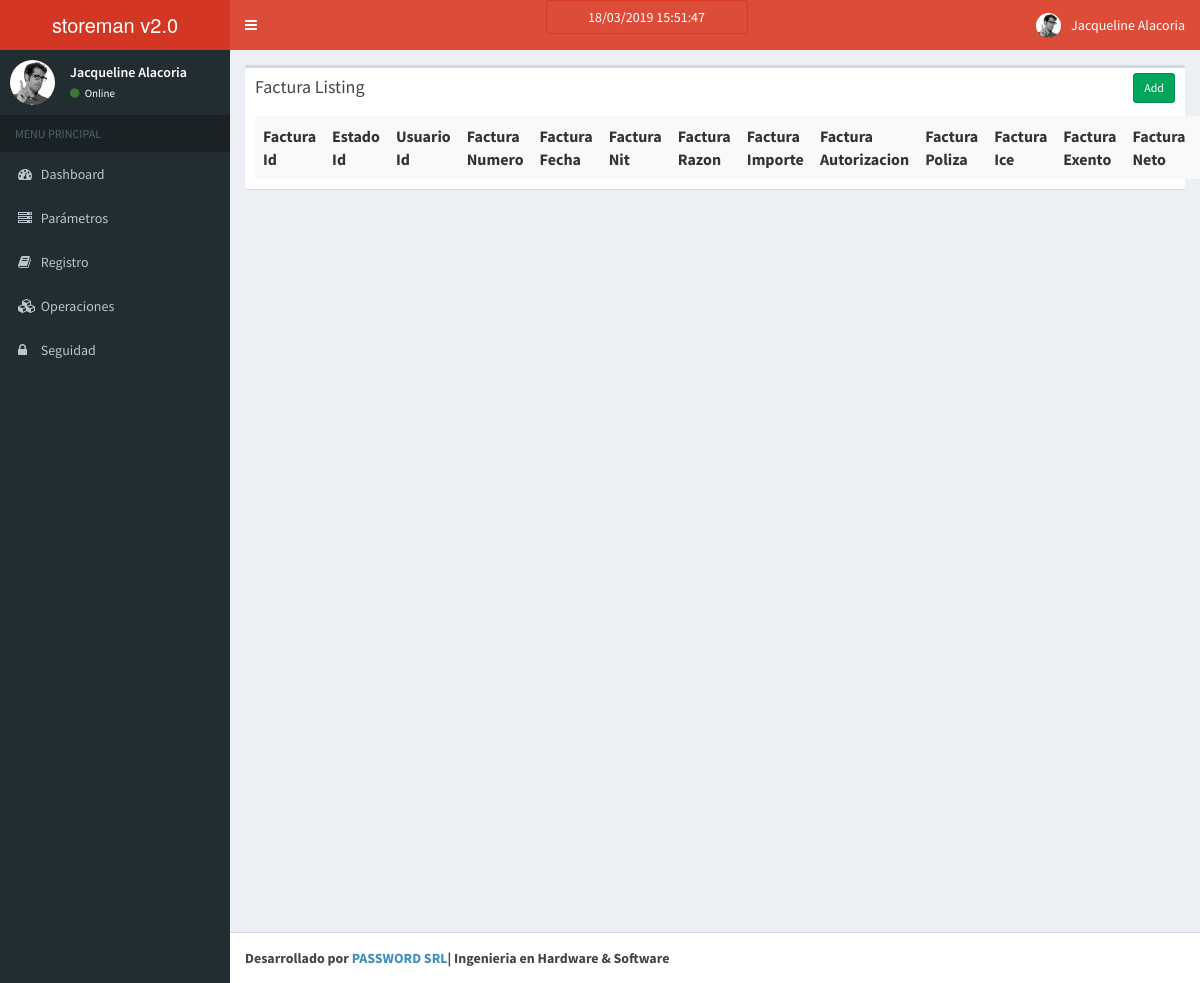
The app's page /index.php/factura, older data.
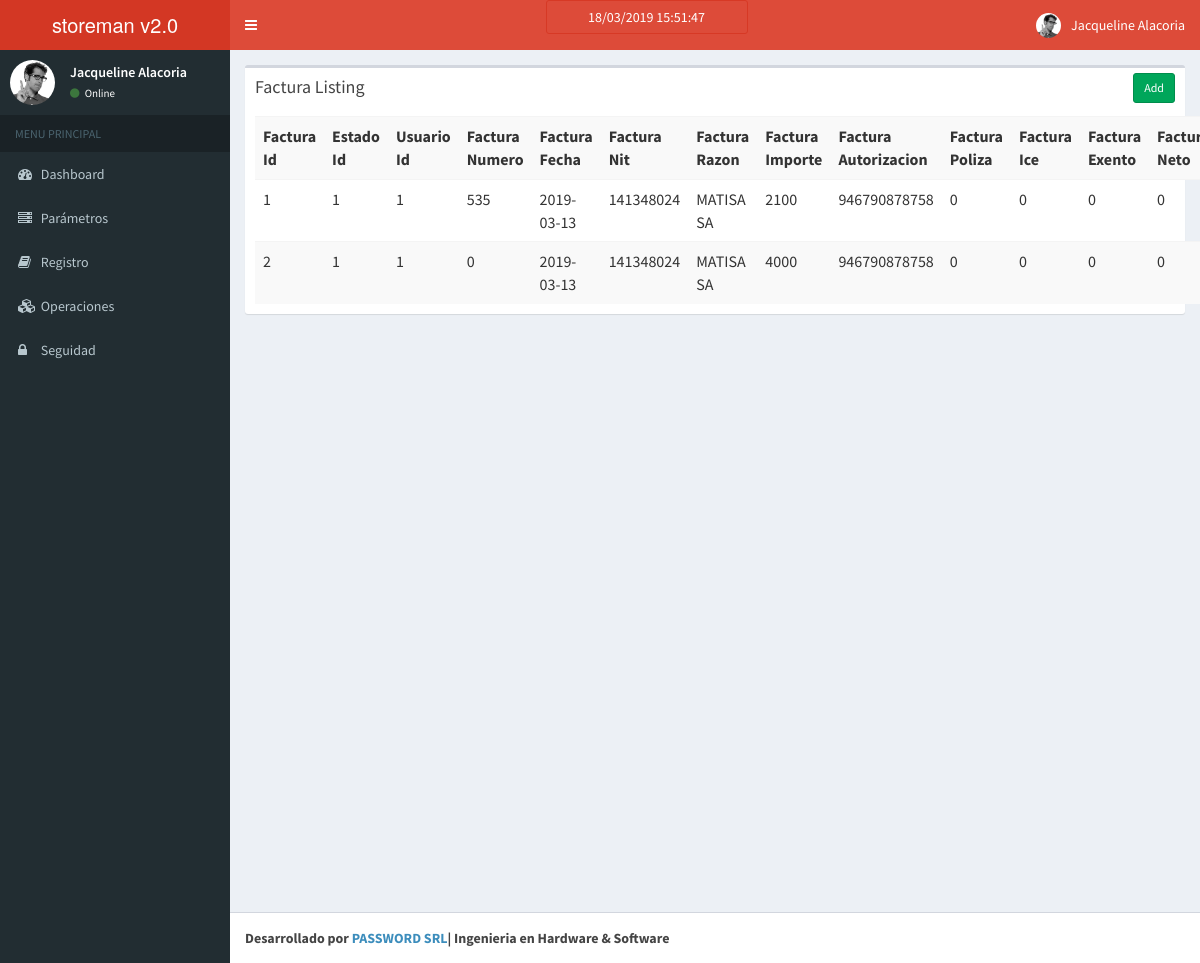
The same page, newer data.
### tables this page shows
CREATE TABLE `factura` (
  `factura_id` int(11) NOT NULL AUTO_INCREMENT,
  `usuario_id` int(11) DEFAULT NULL,
  `factura_numero` float DEFAULT NULL,
  `factura_fecha` date DEFAULT NULL,
  `factura_nit` bigint(20) DEFAULT NULL,
  `factura_razon` varchar(150) DEFAULT NULL,
  `factura_importe` varchar(50) DEFAULT NULL,
  `factura_autorizacion` varchar(50) DEFAULT NULL,
  `factura_poliza` varchar(50) DEFAULT NULL,
  `factura_ice` float DEFAULT NULL,
  `factura_exento` float DEFAULT NULL,
  `factura_neto` float DEFAULT NULL,
  `factura_creditofiscal` float DEFAULT NULL,
  `factura_codigocontrol` varchar(20) DEFAULT NULL,
  `estado_id` int(11) DEFAULT '1',
  PRIMARY KEY (`factura_id`),
  UNIQUE KEY `factura_id` (`factura_id`),
  KEY `fk_factura_usuario` (`usuario_id`),
  CONSTRAINT `fk_factura_usuario` FOREIGN KEY (`usuario_id`) REFERENCES `usuario` (`usuario_id`)
);

### application/controllers/Factura.php (called while the page is built, shortened)
<?php
class Factura extends CI_Controller{
    function __construct()
    {
        $this->load->model('Factura_model');
    }
    function index()
    {
        $data['factura'] = $this->Factura_model->get_all_factura();
        $data['_view'] = 'factura/index';
        $this->load->view('layouts/main',$data);
    }
}

### index.php (called while the page is built, shortened)
<?php
require_once BASEPATH.'core/CodeIgniter.php';

### application/models/Factura_model.php (called while the page is built, shortened)
<?php
class Factura_model extends CI_Model
{
    function get_all_factura()
    {
        $factura = $this->db->query("
            SELECT
                *
            FROM
                `factura`
            WHERE
                1 = 1
            ORDER BY `factura_id`
        ")->result_array();
        return $factura;
    }
}

### application/views/factura/index.php (the view, shortened to what this page needs)
<div class="row">
    <div class="col-md-12">
        <div class="box">
            <div class="box-header">
                <h3 class="box-title">Factura Listing</h3>
            	<div class="box-tools">
                    <a href="<?php echo site_url('factura/add'); ?>" class="btn btn-success btn-sm">Add</a>
                </div>
            </div>
            <div class="box-body">
                <table class="table table-striped">
                    <tr>
						<th>Factura Id</th>
						<th>Estado Id</th>
						<th>Usuario Id</th>
						<th>Factura Numero</th>
						<th>Factura Fecha</th>
						<th>Factura Nit</th>
						<th>Factura Razon</th>
						<th>Factura Importe</th>
						<th>Factura Autorizacion</th>
						<th>Factura Poliza</th>
						<th>Factura Ice</th>
						<th>Factura Exento</th>
						<th>Factura Neto</th>
						<th>Factura Creditofiscal</th>
                    </tr>
                    <?php foreach($factura as $f){ ?>
                    <tr>
						<td><?php echo $f['factura_id']; ?></td>
						<td><?php echo $f['estado_id']; ?></td>
						<td><?php echo $f['usuario_id']; ?></td>
						<td><?php echo $f['factura_numero']; ?></td>
						<td><?php echo $f['factura_fecha']; ?></td>
						<td><?php echo $f['factura_nit']; ?></td>
						<td><?php echo $f['factura_razon']; ?></td>
						<td><?php echo $f['factura_importe']; ?></td>
						<td><?php echo $f['factura_autorizacion']; ?></td>
						<td><?php echo $f['factura_poliza']; ?></td>
						<td><?php echo $f['factura_ice']; ?></td>
						<td><?php echo $f['factura_exento']; ?></td>
						<td><?php echo $f['factura_neto']; ?></td>
                    </tr>
                    <?php } ?>
                </table>
            </div>
        </div>
    </div>
</div>

Row changes from the older to the newer data that the page shows:
added factura: factura_id "1", estado "1", usuario "1", factura_numero "535", factura_fecha "2019-03-13", factura_nit "141348024", factura_razon "MATISA SA", factura_importe "2100", factura_autorizacion "946790878758", factura_poliza "0", factura_ice "0", factura_exento "0", factura_neto "0"
added factura: factura_id "2", estado "1", usuario "1", factura_numero "0", factura_fecha "2019-03-13", factura_nit "141348024", factura_razon "MATISA SA", factura_importe "4000", factura_autorizacion "946790878758", factura_poliza "0", factura_ice "0", factura_exento "0", factura_neto "0"
